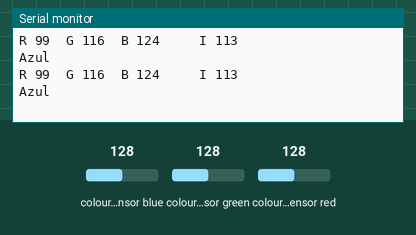
Bench run of a sketch on a simulated Arduino Uno, built with avr-gcc and run on an emulated ATmega328P. On the bench: the last lines printed to the serial monitor. Wiring (inferred from the names in the program): TCS3200 colour sensor: output pin 10; S2 pin 12; S3 pin 11; S0 pin 8; S1 pin 9. The test bench sets the inputs (shaded band); at power-on: colour sensor blue 128, colour sensor green 128, colour sensor red 128.

Above: at 1.2 s.
1.3 s: colour sensor blue set to 5
At 2.2 s:
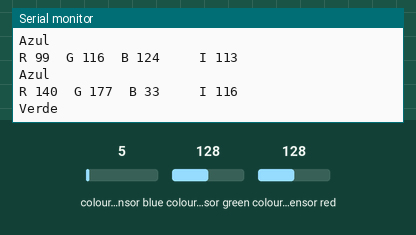
3.8 s: colour sensor green set to 5
At 5.0 s:
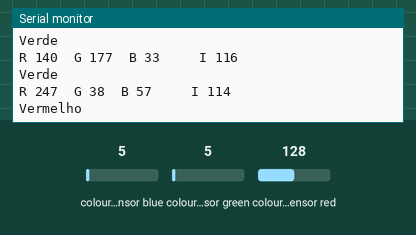
6.6 s: colour sensor red set to 5
At 7.1 s:
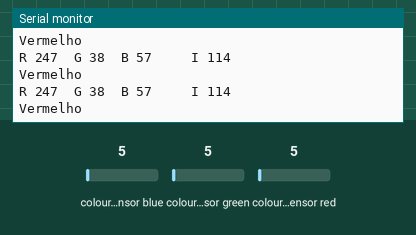
Timing chart, 0 to 9.6 s (numbered marks = the images above; inputs shaded):
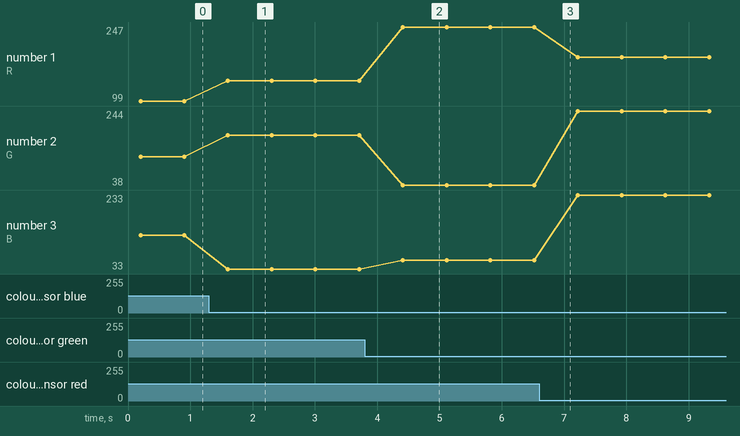

The sketch:

CoresOficial.ino
```cpp
//Programa: Sensor TCS3200


//Pinos de conexao do modulo
const int s0 = 8;
const int s1 = 9;
const int s2 = 12;
const int s3 = 11;
const int out = 10;

//Variaveis cores
int red = 0;
int green = 0;
int blue = 0;
int Clear = 0;
float rred, rgreen, rblue, intensidade;
void color();
void setup()
{
  pinMode(s0, OUTPUT);
  pinMode(s1, OUTPUT);
  pinMode(s2, OUTPUT);
  pinMode(s3, OUTPUT);
  pinMode(out, INPUT);
  Serial.begin(9600);
  digitalWrite(s0, HIGH);
  digitalWrite(s1, LOW);
}

void loop()
{
  //Detecta a cor
  color();

 //Verifica se a cor azul foi detectada
  if ((rred > rblue ) && (rred > rgreen)) Serial.println("Vermelho");

  //Verifica se a cor azul foi detectada
  if ((rblue > rgreen) && (rblue > rred)) Serial.println("Azul");

 //Verifica se a cor verde foi detectada
  if ((rgreen > rblue ) && (rgreen > rred)) Serial.println("Verde");

  delay(500);
}

void color()
{
  int Verm, Azu, Verd;
  //Rotina que le o valor das cores
  digitalWrite(s2, LOW);
  digitalWrite(s3, LOW);
  delay(50);
  red = pulseIn(out, digitalRead(out) == HIGH ? LOW : HIGH);

  digitalWrite(s3, HIGH);
  delay(50);
  blue = pulseIn(out, digitalRead(out) == HIGH ? LOW : HIGH);

  digitalWrite(s2, HIGH);
  delay(50);
  green = pulseIn(out, digitalRead(out) == HIGH ? LOW : HIGH);

  digitalWrite(s3, LOW);
  delay(50);
  Clear = pulseIn(out, digitalRead(out) == HIGH ? LOW : HIGH);

  rred=float(Clear)/float(red);
  rblue=float(Clear)/float(blue);
  rgreen=float(Clear)/float(green);
  intensidade = (rred+rblue+rgreen)/3;

  Verm = map(int(rred*100),0,105,0,255);
  Verd = map(int(rgreen*100),8,80,0,255);
  Azu = map(int(rblue*100),0,84,0,255);

  Serial.print("R ");
  Serial.print(Verm);
  Serial.print("  G ");
  Serial.print(Verd);
  Serial.print("  B ");
  Serial.print(Azu);
  Serial.print("  ");
  Serial.print("   I ");
  Serial.println((Verm+Verd+Azu)/3);
  rred = float(Verm);
  rgreen = float(Verd);
  rblue = float(Azu);
  intensidade = float((Verm+Verd+Azu)/3);

}
```

Measured:
- after the input at 1.3 s, the serial monitor: prints a new line after 0.30 s (image 1)
- after the input at 3.8 s, the serial monitor: prints a new line after 0.61 s (image 2)
- plotted number 1: 99 → 140 after the input at 1.3 s, 140 → 247 after the input at 3.8 s, 247 → 187 after the input at 6.6 s
- plotted number 2: 116 → 177 after the input at 1.3 s, 177 → 38 after the input at 3.8 s, 38 → 244 after the input at 6.6 s
- plotted number 3: 124 → 33 after the input at 1.3 s, 33 → 57 after the input at 3.8 s, 57 → 233 after the input at 6.6 s
